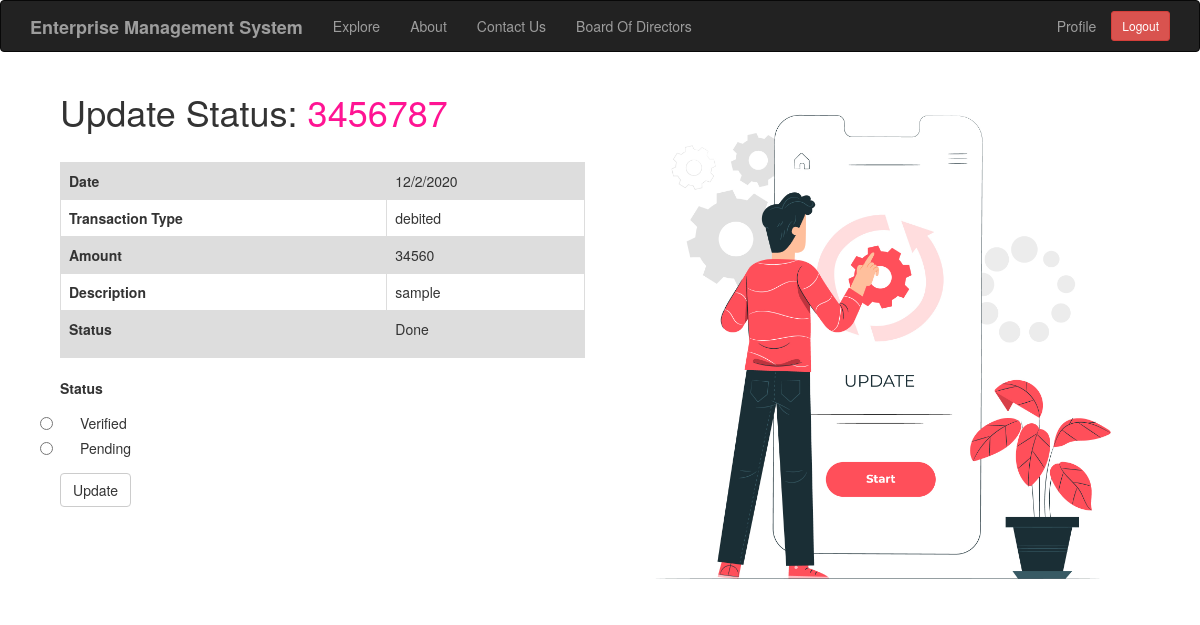
The page /update_status/3 (signed in) on the database as committed earlier.
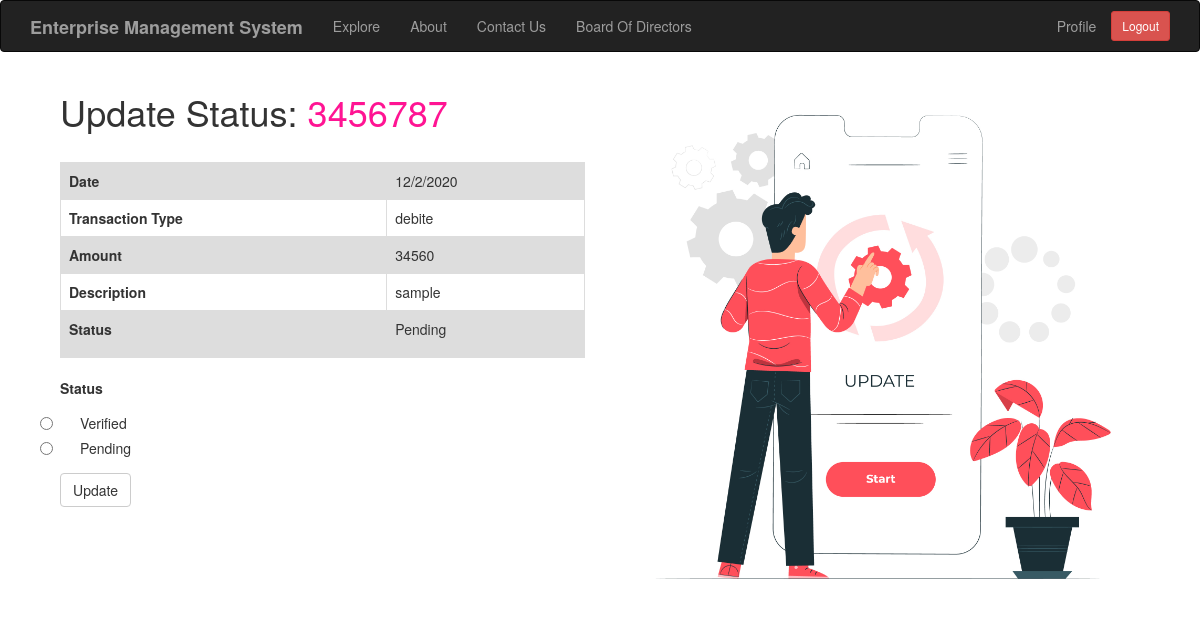
The same page on the database as committed later.
### app/models.py (models this page shows, shortened)
class Transaction(db.Model):
    id = db.Column(db.Integer,primary_key=True)
    tr_id = db.Column(db.Integer)
    date = db.Column(db.String(64))
    description = db.Column(db.String(140))
    tr_type = db.Column(db.String(64))
    amount = db.Column(db.Integer)
    valid = db.Column(db.Boolean, default=False)
    user_id = db.Column(db.Integer,db.ForeignKey('user.id'))
    comment = db.relationship('Comment',backref='comment_of',lazy='dynamic')
    document = db.relationship('Document',backref='document_of',lazy='dynamic')

### app/routes.py (the view, shortened to what this page needs)
@app.route('/update_status/<trans_id>',methods=['GET','POST'])
@login_required
def update_status(trans_id):
    form = UpdateStatusForm()
    transaction = Transaction.query.filter_by(id=trans_id).first_or_404()
    return render_template('status.html',title='Update Status',form=form,tr=transaction)

### app/forms.py
class UpdateStatusForm(FlaskForm):
    status = RadioField('Status',choices=[('True','Verified'),('False','Pending')],validators=[DataRequired()])
    submit = SubmitField('Update')

### app/models.py (called while the page is built)
@login.user_loader
def load_user(id):
    return User.query.get(int(id))

### app/routes.py (called while the page is built)
@app.before_request
def before_request():
    if current_user.is_authenticated:
        current_user.last_seen = datetime.utcnow()
        db.session.commit()

### app/templates/status.html
{% extends 'base.html' %}
{% import 'bootstrap/wtf.html' as wtf %}
{% block app_content %}
<div class="col-md-12">
	<div class="col-md-6">
		<h1 style="padding-bottom: 20px;">Update Status: <span style="color: #FF1493;">{{ tr.tr_id }}</span></h1>
		<table class="table table-bordered table-striped">
				<tr  style="background-color: #dddddd">
					<th>Date</th>
					<td>{{ tr.date }}</td>
				</tr>
				<tr>
					<th>Transaction Type</th>
					<td>{{ tr.tr_type}}</td>
				</tr>
				<tr  style="background-color: #dddddd">
					<th>Amount</th>
					<td>{{ tr.amount }}</td>
				</tr>
				<tr>
					<th>Description</th>
					<td>{{ tr.description }}</td>
				</tr>
				<tr  style="background-color: #dddddd">
					<th>Status</th>
					<td>{% if tr.valid == False %}
						<p>Pending</p>
						{% else %}
						<p>Done</p>
						{% endif %}
					</td>
				</tr>
		</table>
    	<div class="row">
        	<div class="col-md-6">
            	{{ wtf.quick_form(form) }}
        	</div>
    	</div>
    	<br>
	</div>
	<div class=col-md-6>
		<img src="{{ url_for('static', filename= 'images/status.jpg')}}" alt="update" style="max-width: 100%; height: auto">
	</div>
</div>
{% endblock %}

Rows that differ between the two databases and show on the page:
changed Transaction "sample": tr_type "debited" → "debite"; valid True → False (drawn)
Other text that changed with them:
text no longer shown: "Done"
text now shown: "Pending"
